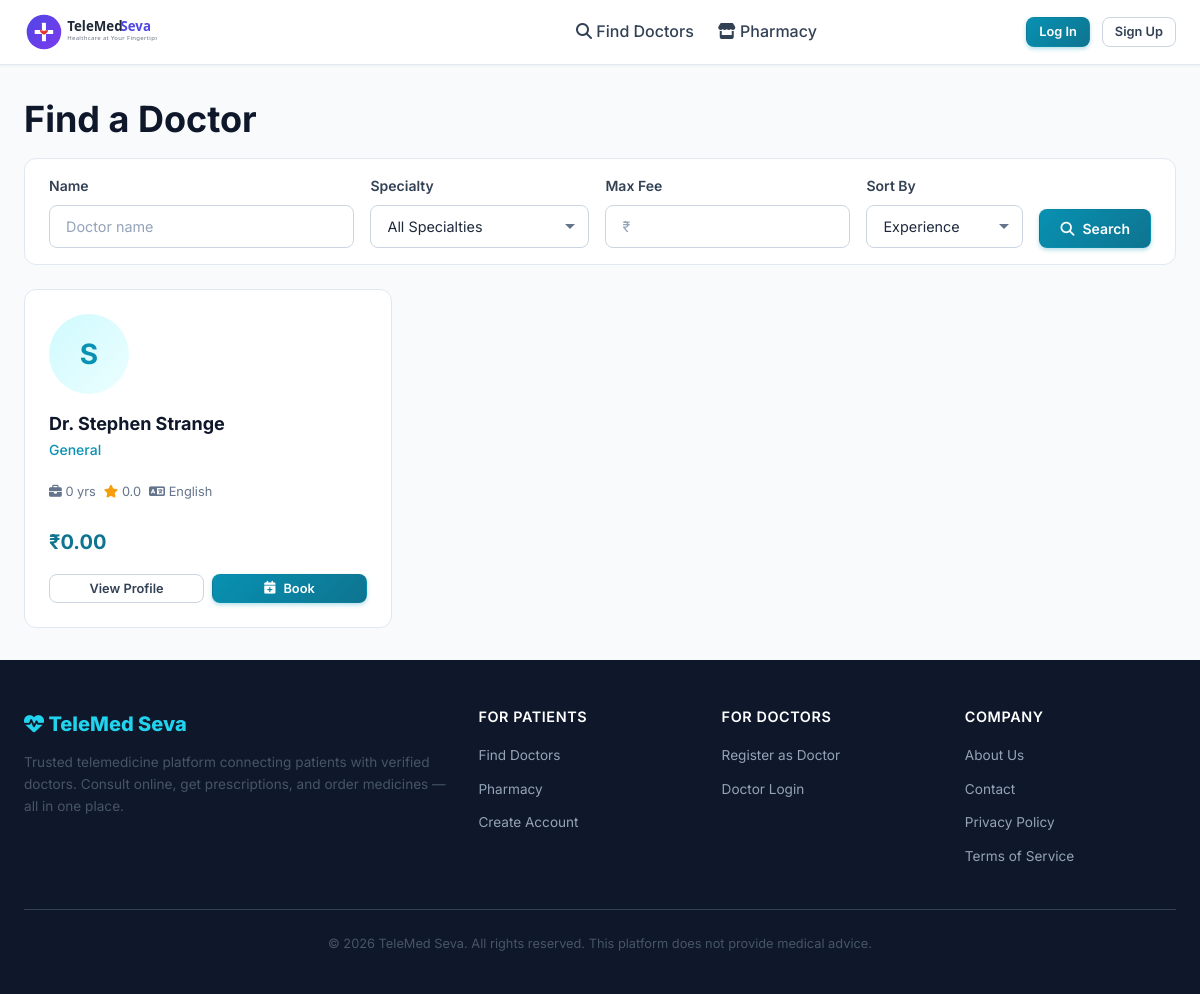
Page /appointments/search on the earlier database version.
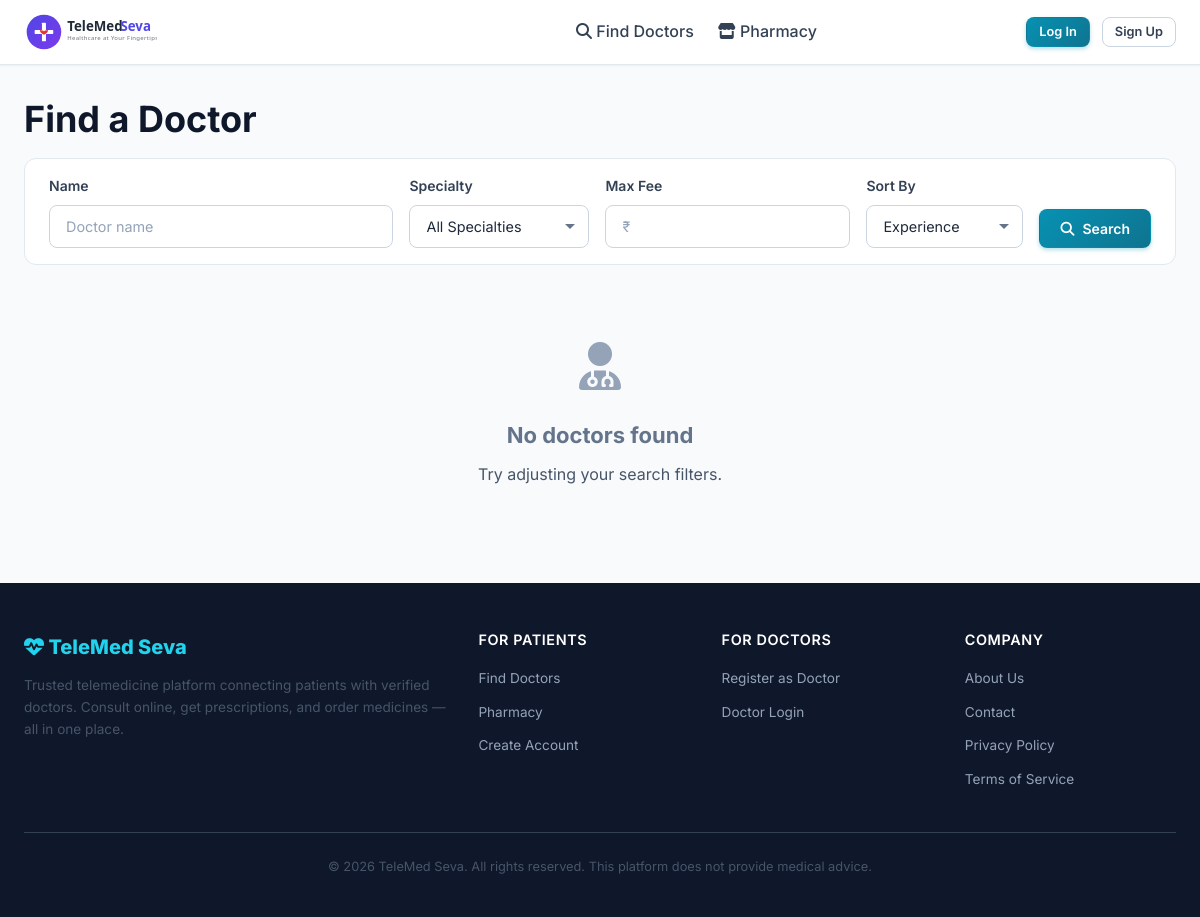
Same page on the later database version.
### app/models/user.py (models this page shows, shortened)
class DoctorProfile(db.Model):
    __tablename__ = 'doctor_profiles'
    id = db.Column(db.Integer, primary_key=True)
    user_id = db.Column(db.Integer, db.ForeignKey('users.id', ondelete='CASCADE'), unique=True, nullable=False)
    first_name = db.Column(db.String(100), nullable=False)
    last_name = db.Column(db.String(100), nullable=False)
    phone = db.Column(db.String(20))
    avatar = db.Column(db.String(255))
    specialty_id = db.Column(db.Integer, db.ForeignKey('specialties.id'), nullable=True)
    qualifications = db.Column(db.String(500))
    registration_number = db.Column(db.String(100))
    experience_years = db.Column(db.Integer, default=0)
    bio = db.Column(db.Text)
    languages = db.Column(db.String(300))
    consultation_fee = db.Column(db.Numeric(10, 2), default=0)
    consultation_duration = db.Column(db.Integer, default=30)  # minutes
    is_verified = db.Column(db.Boolean, default=False, nullable=False)
    is_available = db.Column(db.Boolean, default=True, nullable=False)
    created_at = db.Column(db.DateTime, default=lambda: datetime.now(timezone.utc), nullable=False)
    updated_at = db.Column(
        db.DateTime,
        default=lambda: datetime.now(timezone.utc),
        onupdate=lambda: datetime.now(timezone.utc),
    )
    specialty = db.relationship('Specialty', backref='doctors')
    verification = db.relationship(
        'DoctorVerification', backref='doctor', uselist=False, cascade='all, delete-orphan'
    )
    availabilities = db.relationship('Availability', backref='doctor', cascade='all, delete-orphan')
    reviews = db.relationship('Review', backref='doctor', lazy='dynamic')
    @property
    def full_name(self):
        return f'{self.first_name} {self.last_name}'
    @property
    def average_rating(self):
        if hasattr(self, '_avg_rating'):
            return self._avg_rating
        from .review import Review
        result = db.session.query(db.func.avg(Review.rating)).filter(
            Review.doctor_id == self.id
        ).scalar()
        return round(float(result), 1) if result else 0.0
    @classmethod
    def load_rating_stats(cls, doctor_ids):
        from .review import Review
        if not doctor_ids:
            return
        rows = db.session.query(
            Review.doctor_id,
            db.func.avg(Review.rating).label('avg_r'),
            db.func.count(Review.id).label('cnt'),
        ).filter(
            Review.doctor_id.in_(doctor_ids)
        ).group_by(Review.doctor_id).all()
        stats = {r.doctor_id: (round(float(r.avg_r), 1), r.cnt) for r in rows}
        for doc_id in doctor_ids:
            doc = db.session.get(cls, doc_id)
            if doc:
                avg, cnt = stats.get(doc_id, (0.0, 0))
                doc._avg_rating = avg
                doc._review_count = cnt

### app/appointments/routes.py (the view, shortened to what this page needs)
@appointments_bp.route('/search')
def search_doctors():
    specialties = Specialty.query.filter_by(is_active=True).order_by(Specialty.name).all()
    query = DoctorProfile.query.filter_by(is_verified=True, is_available=True)
    specialty_id = request.args.get('specialty', type=int)
    if specialty_id:
        query = query.filter_by(specialty_id=specialty_id)
    name = request.args.get('name', '').strip()
    max_fee = request.args.get('max_fee', type=float)
    if max_fee:
        query = query.filter(DoctorProfile.consultation_fee <= max_fee)
    language = request.args.get('language', '').strip()
    if language:
        query = query.filter(DoctorProfile.languages.ilike(f'%{language}%'))
    sort = request.args.get('sort', 'experience')
    if sort == 'fee_low':
        query = query.order_by(DoctorProfile.consultation_fee.asc())
    elif sort == 'fee_high':
        query = query.order_by(DoctorProfile.consultation_fee.desc())
    elif sort == 'experience':
        query = query.order_by(DoctorProfile.experience_years.desc())
    else:
        query = query.order_by(DoctorProfile.first_name)
    doctors = paginate_query(query, per_page=12)
    DoctorProfile.load_rating_stats([d.id for d in doctors.items])
    return render_template(
        'appointments/search.html',
        title='Find a Doctor',
        doctors=doctors,
        specialties=specialties,
        filters=request.args,
    )

### app/__init__.py (called while the page is built)
def _register_context_processors(app):
    from datetime import datetime, timezone
    @app.context_processor
    def inject_platform():
        return {
            'platform_name': app.config['PLATFORM_NAME'],
            'currency': app.config['PLATFORM_CURRENCY_SYMBOL'],
            'now': lambda: datetime.now(timezone.utc),
        }
    @app.context_processor
    def inject_notification_count():
        from flask_login import current_user
        if current_user.is_authenticated:
            from .models.notification import Notification
            count = Notification.query.filter_by(
                user_id=current_user.id, is_read=False
            ).count()
            return {'unread_notification_count': count}
        return {'unread_notification_count': 0}

### app/utils/helpers.py (called while the page is built)
def paginate_query(query, page=None, per_page=20, max_per_page=100):
    if page is None:
        page = request.args.get('page', 1, type=int)
    per_page = min(request.args.get('per_page', per_page, type=int), max_per_page)
    return query.paginate(page=page, per_page=per_page, error_out=False)

### app/templates/appointments/search.html (shortened to what this page needs)
{% extends "base.html" %}
{% block content %}
<div class="container">
  <h1 class="mb-4">Find a Doctor</h1>
  <div class="card mb-6"><div class="card-body" style="padding:var(--space-4) var(--space-6);">
    <form method="GET" style="display:flex; gap:var(--space-4); flex-wrap:wrap; align-items:end;">
      <div class="form-group mb-0" style="flex:1; min-width:180px;"><label class="form-label">Name</label><input type="text" name="name" class="form-control" value="{{ filters.get('name','') }}" placeholder="Doctor name"></div>
      <div class="form-group mb-0" style="min-width:180px;"><label class="form-label">Specialty</label><select name="specialty" class="form-control"><option value="">All Specialties</option></select></div>
      <div class="form-group mb-0" style="min-width:120px;"><label class="form-label">Max Fee</label><input type="number" name="max_fee" class="form-control" value="{{ filters.get('max_fee','') }}" placeholder="{{ currency }}"></div>
      <div class="form-group mb-0" style="min-width:140px;"><label class="form-label">Sort By</label><select name="sort" class="form-control"><option value="experience" {{ 'selected' if filters.get('sort')=='experience' }}>Experience</option></select></div>
      <button type="submit" class="btn btn-primary"><i class="fas fa-search"></i> Search</button>
    </form>
  </div></div>
  {% if doctors.items %}
  <div class="grid grid-3">
    {% for doc in doctors.items %}
    <div class="doctor-card">
      <div class="doctor-avatar">{% if doc.avatar %}<img src="/uploads/avatars/{{ doc.avatar }}">{% else %}{{ doc.first_name[0] }}{% endif %}</div>
      <div class="doctor-name">Dr. {{ doc.full_name }}</div>
      <div class="doctor-specialty">{{ doc.specialty.name if doc.specialty else 'General' }}</div>
      <div class="doctor-meta">
        <span><i class="fas fa-briefcase"></i> {{ doc.experience_years }} yrs</span>
        <span><i class="fas fa-star text-warning"></i> {{ doc.average_rating }}</span>
        <span><i class="fas fa-language"></i> {{ doc.languages or 'English' }}</span>
      </div>
      <div class="doctor-fee">{{ currency }}{{ doc.consultation_fee }}</div>
      <div style="margin-top:var(--space-4); display:flex; gap:var(--space-2);">
        <a href="{{ url_for('doctor.public_profile', doctor_id=doc.id) }}" class="btn btn-outline btn-sm" style="flex:1;">View Profile</a>
        <a href="{{ url_for('appointments.book', doctor_id=doc.id) }}" class="btn btn-primary btn-sm" style="flex:1;"><i class="fas fa-calendar-plus"></i> Book</a>
      </div>
    </div>
    {% endfor %}
  </div>
  {% else %}
  <div class="empty-state"><div class="empty-icon"><i class="fas fa-user-doctor"></i></div><h3>No doctors found</h3><p>Try adjusting your search filters.</p></div>
  {% endif %}
</div>
{% endblock %}

### app/templates/base.html (shortened to what this page needs)
<!DOCTYPE html>
<html lang="en">
<head>
  <link rel="stylesheet" href="https://cdnjs.cloudflare.com/ajax/libs/font-awesome/6.5.1/css/all.min.css">
  <link rel="stylesheet" href="{{ url_for('static', filename='css/style.css') }}">
</head>
<body>
  <nav class="navbar">
    <div class="navbar-inner">
      <a href="{{ url_for('auth.login') if not current_user.is_authenticated else
                 (url_for('patient.dashboard') if current_user.role.value == 'patient' else
                  url_for('doctor.dashboard') if current_user.role.value == 'doctor' else
                  url_for('admin.dashboard')) }}" class="navbar-brand">
        <img src="{{ url_for('static', filename='images/logo.svg') }}" alt="TeleMed Seva" style="height: 40px; margin-right: 0;">
      </a>
      {% if not current_user.is_authenticated %}
      <ul class="navbar-links" style="display:flex; align-items:center; gap:var(--space-6); list-style:none; margin:0; padding:0;">
        <li><a href="{{ url_for('appointments.search_doctors') }}" style="font-weight:500; color:var(--gray-700); text-decoration:none;"><i class="fas fa-search"></i> Find Doctors</a></li>
        <li><a href="{{ url_for('pharmacy.catalog') }}" style="font-weight:500; color:var(--gray-700); text-decoration:none;"><i class="fas fa-store"></i> Pharmacy</a></li>
      </ul>
      {% endif %}
      <div class="navbar-actions">
        {% if current_user.is_authenticated %}
          <a href="{{ url_for('notifications.list_notifications') }}" class="notification-badge" title="Notifications">
            <i class="fas fa-bell" style="font-size:1.1rem; color:var(--gray-500);"></i>
            {% if unread_notification_count > 0 %}
              <span class="count notification-count">{{ unread_notification_count }}</span>
            {% else %}
              <span class="count notification-count" style="display:none;"></span>
            {% endif %}
          </a>
          {% if current_user.role.value == 'patient' %}
            <a href="{{ url_for('pharmacy.cart') }}" title="Cart" style="color:var(--gray-500);">
              <i class="fas fa-shopping-cart"></i>
            </a>
          {% endif %}
          <div style="display:flex; align-items:center; gap:0.5rem;">
            <div class="avatar">
              {% if current_user.avatar_url %}
                <img src="{{ current_user.avatar_url }}" alt="Avatar">
              {% else %}
                {{ current_user.display_name[0] | upper }}
              {% endif %}
            </div>
            <a href="{% if current_user.role.value == 'patient' %}{{ url_for('patient.profile') }}{% elif current_user.role.value == 'doctor' %}{{ url_for('doctor.profile') }}{% else %}{{ url_for('admin.dashboard') }}{% endif %}"
               style="color:var(--gray-700); font-weight:500; font-size:0.85rem;">
              {{ current_user.display_name | truncate(20) }}
            </a>
          </div>
          <a href="{{ url_for('auth.logout') }}" class="btn btn-outline btn-sm">Logout</a>
        {% else %}
          {% if request.endpoint == 'auth.register' %}
            <a href="{{ url_for('auth.login') }}"   class="btn btn-outline btn-sm">Log In</a>
            <a href="{{ url_for('auth.register') }}" class="btn btn-primary btn-sm" aria-current="page">Sign Up</a>
          {% else %}
            <a href="{{ url_for('auth.login') }}"   class="btn btn-primary btn-sm" {% if request.endpoint == 'auth.login' %}aria-current="page"{% endif %}>Log In</a>
            <a href="{{ url_for('auth.register') }}" class="btn btn-outline btn-sm">Sign Up</a>
          {% endif %}
        {% endif %}
      </div>
    </div>
  </nav>
  <main class="page-content">
    {% block content %}{% endblock %}
  </main>
  {% block footer %}
  <footer class="footer">
    <div class="container">
      <div class="footer-grid">
        <div>
          <div class="footer-brand"><i class="fas fa-heartbeat"></i> {{ platform_name }}</div>
          <p style="font-size:0.85rem; margin-bottom:var(--space-4);">
            Trusted telemedicine platform connecting patients with verified doctors.
            Consult online, get prescriptions, and order medicines — all in one place.
          </p>
        </div>
        <div>
          <h3 class="footer-section-title">For Patients</h3>
          <ul>
            <li><a href="{{ url_for('appointments.search_doctors') }}">Find Doctors</a></li>
            <li><a href="{{ url_for('pharmacy.catalog') }}">Pharmacy</a></li>
            <li><a href="{{ url_for('auth.register') }}">Create Account</a></li>
          </ul>
        </div>
        <div>
          <h3 class="footer-section-title">For Doctors</h3>
          <ul>
            <li><a href="{{ url_for('auth.register') }}">Register as Doctor</a></li>
            <li><a href="{{ url_for('auth.login') }}">Doctor Login</a></li>
          </ul>
        </div>
        <div>
          <h3 class="footer-section-title">Company</h3>
          <ul>
            <li><a href="#">About Us</a></li>
            <li><a href="#">Contact</a></li>
            <li><a href="#">Privacy Policy</a></li>
            <li><a href="#">Terms of Service</a></li>
          </ul>
        </div>
      </div>
      <div class="footer-bottom">
        <p>&copy; {{ now().year }} {{ platform_name }}. All rights reserved. This platform does not provide medical advice.</p>
      </div>
    </div>
  </footer>
  {% endblock %}
</body>
</html>

Differences in the rows shown:
removed DoctorProfile: first_name "S", full_name "Stephen Strange", specialty "General", experience_years "0", average_rating "0.0", languages "English", currency "₹", consultation_fee "0.00"
Other differences:
text now shown: "No doctors found Try adjusting your search filters."
